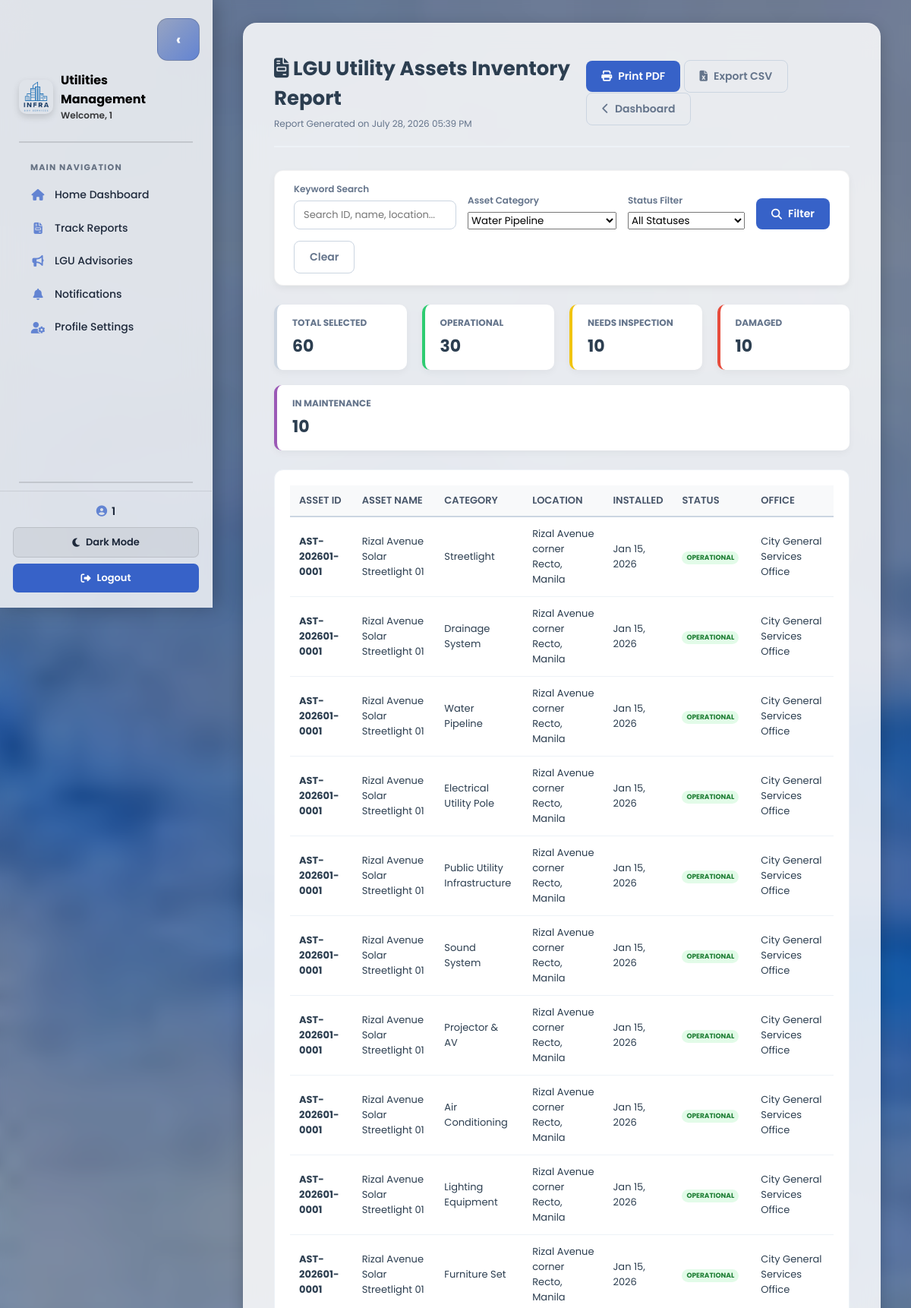
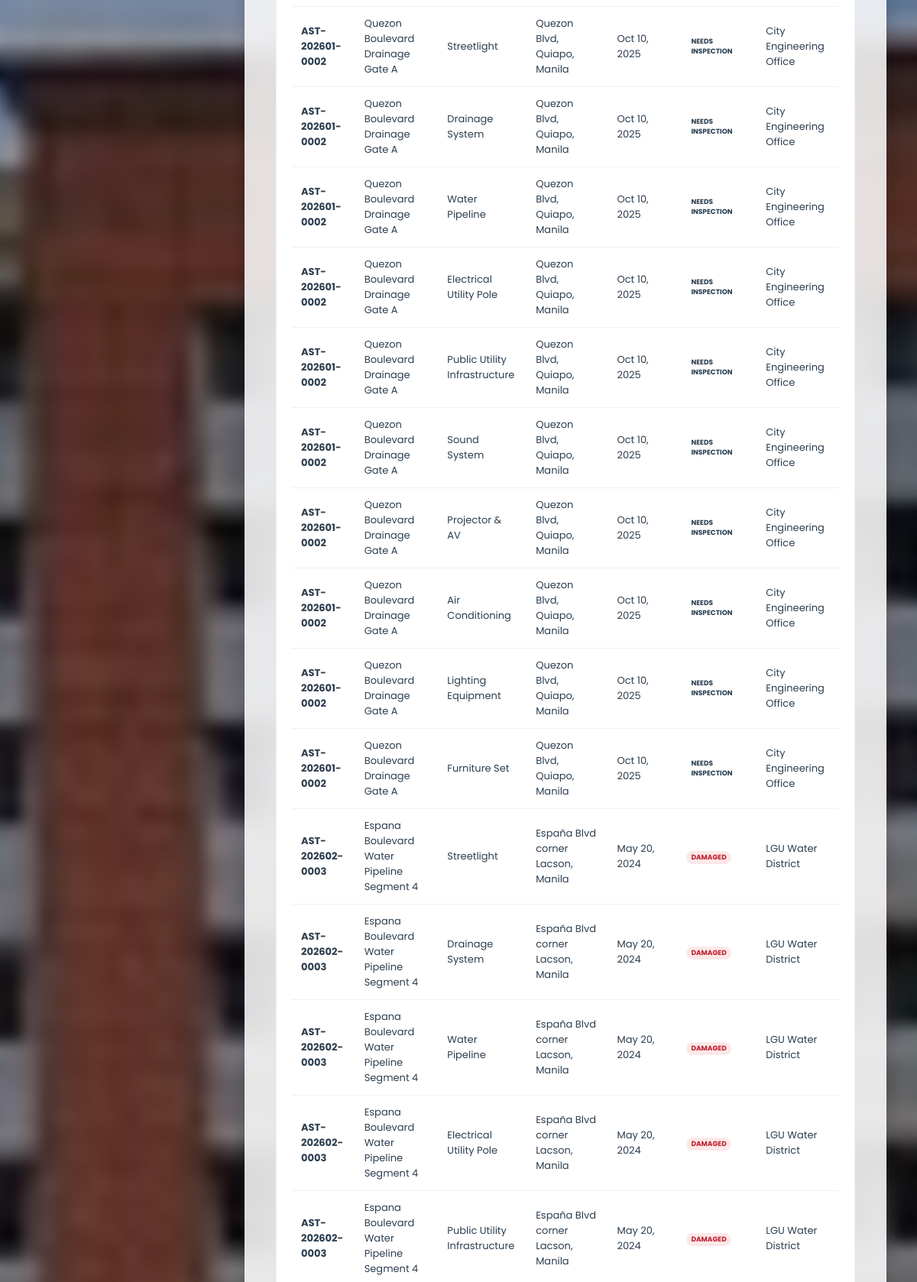
Page /assets_reports.php (signed in, upper part) on the committed database (2 pictures, top to bottom).
### tables this page shows
CREATE TABLE `utility_assets` (
  `id` int(11) NOT NULL,
  `asset_id` varchar(50) NOT NULL,
  `name` varchar(100) NOT NULL,
  `asset_type_id` int(11) NOT NULL,
  `quantity` int(11) NOT NULL DEFAULT 1,
  `location` text NOT NULL,
  `latitude` decimal(10,8) DEFAULT NULL,
  `longitude` decimal(11,8) DEFAULT NULL,
  `date_installed` date NOT NULL,
  `condition_status` enum('Operational','Needs Inspection','Damaged','Under Maintenance') NOT NULL DEFAULT 'Operational',
  `description` text DEFAULT NULL,
  `responsible_office` varchar(100) DEFAULT NULL,
  `created_at` timestamp NOT NULL DEFAULT current_timestamp(),
  `updated_at` timestamp NOT NULL DEFAULT current_timestamp() ON UPDATE current_timestamp()
);

CREATE TABLE `asset_types` (
  `id` int(11) NOT NULL,
  `name` varchar(50) NOT NULL,
  `description` text DEFAULT NULL,
  `created_at` timestamp NOT NULL DEFAULT current_timestamp()
);

### assets_reports.php (the view, shortened to what this page needs)
<?php
require_once 'includes/db.php';
$type_filter = !empty($_GET['type_id']) ? intval($_GET['type_id']) : null;
$status_filter = !empty($_GET['status']) ? trim($_GET['status']) : null;
$search = trim($_GET['search'] ?? '');
$conditions = [];
$params = [];
$whereClause = !empty($conditions) ? 'WHERE ' . implode(' AND ', $conditions) : '';
$query = "
    SELECT a.*, t.name as type_name
    FROM utility_assets a
    JOIN asset_types t ON a.asset_type_id = t.id
    $whereClause
    ORDER BY a.asset_id ASC
";
$stmt = $pdo->prepare($query);
$stmt->execute($params);
$assets = $stmt->fetchAll();
$total = count($assets);
$stats = [
    'Operational' => 0,
    'Needs Inspection' => 0,
    'Damaged' => 0,
    'Under Maintenance' => 0
];
foreach ($assets as $asset) {
    if (isset($stats[$asset['condition_status']])) {
        $stats[$asset['condition_status']]++;
    }
}
$assetTypes = $pdo->query("SELECT * FROM asset_types ORDER BY name ASC")->fetchAll();
$isPrint = isset($_GET['export']) && $_GET['export'] === 'print';
?>
<!DOCTYPE html>
<html lang="en">
<head>
    <link rel="stylesheet" href="https://cdnjs.cloudflare.com/ajax/libs/font-awesome/6.4.0/css/all.min.css">
</head>
<body>
<?php if (!$isPrint) { include 'includes/utilities_sidebar.php'; } ?>
<main class="main-content" id="mainContent">
    <div class="card">
        <div class="dashboard-header">
            <div>
                <h1><i class="fas fa-file-invoice"></i> LGU Utility Assets Inventory Report</h1>
                <p style="color:#64748b; font-size:12px; margin-top:5px;">Report Generated on <?php echo date('F d, Y h:i A'); ?></p>
            </div>
            <?php if (!$isPrint): ?>
            <div class="header-actions">
                <a href="assets_reports.php?export=print&type_id=<?php echo $type_filter; ?>&status=<?php echo $status_filter; ?>&search=<?php echo urlencode($search); ?>" target="_blank" class="btn btn-primary"><i class="fas fa-print"></i> Print PDF</a>
                <a href="assets_reports.php?export=csv&type_id=<?php echo $type_filter; ?>&status=<?php echo $status_filter; ?>&search=<?php echo urlencode($search); ?>" class="btn btn-outline"><i class="fas fa-file-excel"></i> Export CSV</a>
                <a href="assets_dashboard.php" class="btn btn-outline"><i class="fas fa-chevron-left"></i> Dashboard</a>
            </div>
            <?php endif; ?>
        </div>
        <?php if (!$isPrint): ?>
        <form method="GET" class="filter-panel">
            <div class="form-group" style="flex:2;">
                <label>Keyword Search</label>
                <input type="text" name="search" class="form-control" placeholder="Search ID, name, location..." value="<?php echo htmlspecialchars($search); ?>">
            </div>
            <div class="form-group">
                <label>Asset Category</label>
                <select name="type_id" class="filter-select">
                    <?php foreach ($assetTypes as $type): ?>
                        <option value="<?php echo $type['id']; ?>" <?php echo $type_filter == $type['id'] ? 'selected' : ''; ?>>
                            <?php echo htmlspecialchars($type['name']); ?>
                        </option>
                    <?php endforeach; ?>
                </select>
            </div>
            <div class="form-group">
                <label>Status Filter</label>
                <select name="status" class="filter-select">
                    <option value="">All Statuses</option>
                </select>
            </div>
            <button type="submit" class="btn btn-primary"><i class="fas fa-search"></i> Filter</button>
            <a href="assets_reports.php" class="btn btn-outline">Clear</a>
        </form>
        <?php endif; ?>
        <div class="summary-row">
            <div class="summary-box">
                <h4>Total Selected</h4>
                <p><?php echo $total; ?></p>
            </div>
            <div class="summary-box operational">
                <h4>Operational</h4>
                <p><?php echo $stats['Operational']; ?></p>
            </div>
            <div class="summary-box inspection">
                <h4>Needs Inspection</h4>
                <p><?php echo $stats['Needs Inspection']; ?></p>
            </div>
            <div class="summary-box damaged">
                <h4>Damaged</h4>
                <p><?php echo $stats['Damaged']; ?></p>
            </div>
            <div class="summary-box maintenance">
                <h4>In Maintenance</h4>
                <p><?php echo $stats['Under Maintenance']; ?></p>
            </div>
        </div>
        <div class="report-table-container">
            <table>
                <thead>
                    <tr>
                        <th>Asset ID</th>
                        <th>Asset Name</th>
                        <th>Category</th>
                        <th>Location</th>
                        <th>Installed</th>
                        <th>Status</th>
                        <th>Office</th>
                    </tr>
                </thead>
                <tbody>
                    <?php if (empty($assets)): ?>
                        <tr><td colspan="7" style="text-align: center; color: #64748b;">No assets found matching filters.</td></tr>
                    <?php else: ?>
                        <?php foreach ($assets as $asset): ?>
                        <tr>
                            <td><strong><?php echo htmlspecialchars($asset['asset_id']); ?></strong></td>
                            <td><?php echo htmlspecialchars($asset['name']); ?></td>
                            <td><?php echo htmlspecialchars($asset['type_name']); ?></td>
                            <td><?php echo htmlspecialchars($asset['location']); ?></td>
                            <td><?php echo date('M d, Y', strtotime($asset['date_installed'])); ?></td>
                            <td>
                                <span class="badge badge-<?php echo strtolower(str_replace(' ', '', $asset['condition_status'])); ?>">
                                    <?php echo htmlspecialchars($asset['condition_status']); ?>
                                </span>
                            </td>
                            <td><?php echo htmlspecialchars($asset['responsible_office'] ?: 'Unassigned'); ?></td>
                        </tr>
                        <?php endforeach; ?>
                    <?php endif; ?>
                </tbody>
            </table>
        </div>
    </div>
</main>
</body>
</html>

### includes/utilities_sidebar.php (style rules this page uses)
.main-content { margin-left: 280px; transition: margin-left 0.25s ease; }

### rows in the picture
utility_assets: asset_id "AST-202601-0001", name "Rizal Avenue Solar Streetlight 01", asset_types.name "Streetlight", location "Rizal Avenue corner Recto, Manila", date_installed "Jan 15, 2026", condition_status "OPERATIONAL", responsible_office "City General Services Office", asset_types.name "Drainage System", asset_types.name "Water Pipeline", asset_types.name "Electrical Utility Pole", asset_types.name "Public Utility Infrastructure", asset_types.name "Sound System", asset_types.name "Projector & AV", asset_types.name "Air Conditioning", asset_types.name "Lighting Equipment", asset_types.name "Furniture Set"
utility_assets: asset_id "AST-202601-0002", name "Quezon Boulevard Drainage Gate A", asset_types.name "Streetlight", location "Quezon Blvd, Quiapo, Manila", date_installed "Oct 10, 2025", condition_status "NEEDS INSPECTION", responsible_office "City Engineering Office", asset_types.name "Drainage System", asset_types.name "Water Pipeline", asset_types.name "Electrical Utility Pole", asset_types.name "Public Utility Infrastructure", asset_types.name "Sound System", asset_types.name "Projector & AV", asset_types.name "Air Conditioning", asset_types.name "Lighting Equipment", asset_types.name "Furniture Set"
utility_assets: asset_id "AST-202602-0003", name "Espana Boulevard Water Pipeline Segment 4", asset_types.name "Streetlight", location "España Blvd corner Lacson, Manila", date_installed "May 20, 2024", condition_status "DAMAGED", responsible_office "LGU Water District", asset_types.name "Drainage System", asset_types.name "Water Pipeline", asset_types.name "Electrical Utility Pole", asset_types.name "Public Utility Infrastructure"

### other values in the picture
$userName "1"
$total "60"
$stats['Operational'] "30"
$stats['Needs Inspection'] "10"
$stats['Damaged'] "10"
$stats['Under Maintenance'] "10"
form field type_id "Water Pipeline"
